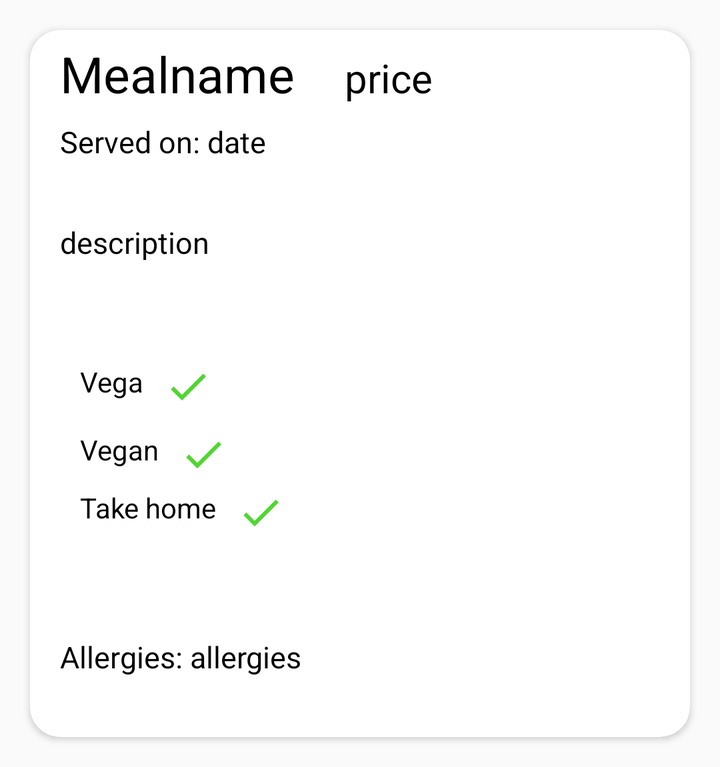
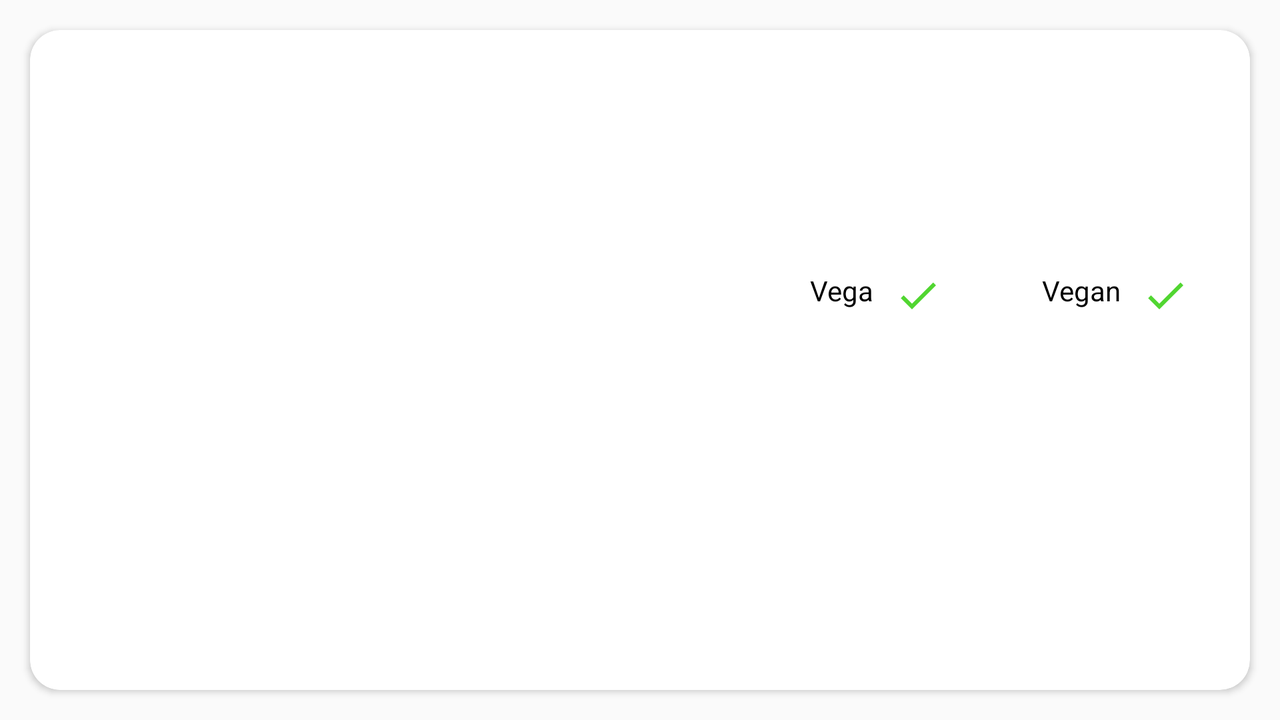

An Android layout and its configuration variant, each rendered on a device that would load it. The default file and the variant file are quoted in full after the pictures.
<!-- AndroidManifest.xml: application theme Theme.ShareAMeal -->
<!-- res/layout/meal_detail_page.xml -->
<?xml version="1.0" encoding="utf-8"?>
<androidx.cardview.widget.CardView xmlns:android="http://schemas.android.com/apk/res/android"
    xmlns:app="http://schemas.android.com/apk/res-auto"
    android:layout_width="match_parent"
    android:layout_height="wrap_content"
    android:layout_margin="15dp"
    android:backgroundTint="@color/white"
    app:cardCornerRadius="15dp">

    <LinearLayout
        android:layout_width="match_parent"
        android:layout_height="match_parent"
        android:orientation="vertical">

        <ImageView
            android:id="@+id/meal_image"
            android:layout_width="wrap_content"
            android:layout_height="wrap_content"
            android:adjustViewBounds="true" />

        <LinearLayout
            android:layout_width="match_parent"
            android:layout_height="match_parent"
            android:layout_marginStart="15dp"
            android:layout_marginTop="5dp"
            android:orientation="horizontal">

            <TextView
                android:id="@+id/meal_title"
                android:layout_width="wrap_content"
                android:layout_height="wrap_content"
                android:text="Mealname"
                android:textColor="@color/black"
                android:textSize="25sp" />

            <TextView
                android:id="@+id/meal_price"
                android:layout_width="wrap_content"
                android:layout_height="wrap_content"
                android:layout_marginStart="25dp"
                android:text="price"
                android:textColor="@color/black"
                android:textSize="20sp" />

        </LinearLayout>

        <TextView
            android:id="@+id/meal_date"
            android:layout_width="match_parent"
            android:layout_height="wrap_content"
            android:layout_marginStart="15dp"
            android:layout_marginTop="7dp"
            android:text="Served on: date"
            android:textColor="@color/black"
            android:textSize="15sp" />

        <TextView
            android:id="@+id/meal_description"
            android:layout_width="match_parent"
            android:layout_height="wrap_content"
            android:layout_marginStart="15dp"
            android:layout_marginTop="30dp"
            android:text="description"
            android:textColor="@color/black"
            android:textSize="15sp" />

        <LinearLayout
            android:layout_width="match_parent"
            android:layout_height="match_parent"
            android:layout_marginStart="25dp"
            android:layout_marginTop="50dp"
            android:orientation="horizontal">

            <TextView
                android:id="@+id/meal_is_vega"
                android:layout_width="wrap_content"
                android:layout_height="wrap_content"
                android:text="Vega"
                android:textColor="@color/black"
                android:textSize="14dp" />

            <ImageView
                android:id="@+id/check_vega"
                android:layout_width="wrap_content"
                android:layout_height="wrap_content"
                android:layout_marginStart="10dp"
                app:srcCompat="@drawable/ic_baseline_check_24" />

        </LinearLayout>

        <LinearLayout
            android:layout_width="match_parent"
            android:layout_height="match_parent"
            android:layout_marginStart="25dp"
            android:layout_marginTop="10dp"
            android:orientation="horizontal">

            <TextView
                android:id="@+id/meal_is_vegan"
                android:layout_width="wrap_content"
                android:layout_height="wrap_content"
                android:text="Vegan"
                android:textColor="@color/black"
                android:textSize="14dp" />

            <ImageView
                android:id="@+id/check_vegan"
                android:layout_width="wrap_content"
                android:layout_height="wrap_content"
                android:layout_marginStart="10dp"
                app:srcCompat="@drawable/ic_baseline_check_24" />

        </LinearLayout>

        <LinearLayout
            android:layout_width="match_parent"
            android:layout_height="match_parent"
            android:layout_marginStart="25dp"
            android:layout_marginTop="5dp"
            android:orientation="horizontal">

            <TextView
                android:id="@+id/meal_is_to_take_home"
                android:layout_width="wrap_content"
                android:layout_height="wrap_content"
                android:text="Take home"
                android:textColor="@color/black"
                android:textSize="14dp" />

            <ImageView
                android:id="@+id/check_take_home"
                android:layout_width="wrap_content"
                android:layout_height="wrap_content"
                android:layout_marginStart="10dp"
                app:srcCompat="@drawable/ic_baseline_check_24" />

        </LinearLayout>

        <TextView
            android:id="@+id/meal_allergies"
            android:layout_width="match_parent"
            android:layout_height="wrap_content"
            android:layout_marginStart="15dp"
            android:layout_marginTop="50dp"
            android:layout_marginBottom="30dp"
            android:text="Allergies: allergies"
            android:textColor="@color/black"
            android:textSize="15sp"
            app:layout_constraintEnd_toEndOf="parent"
            app:layout_constraintStart_toStartOf="parent"
            app:layout_constraintTop_toBottomOf="@+id/meal_date" />

    </LinearLayout>

</androidx.cardview.widget.CardView>
<!-- resources referenced by this layout -->
<resources>
  <color name="black">#FF000000</color>
  <color name="white">#FFFFFFFF</color>
  <!-- drawable ic_baseline_check_24 (drawable) -->
  <vector android:height="24dp" android:tint="#51D631"
      android:viewportHeight="24" android:viewportWidth="24"
      android:width="24dp" xmlns:android="http://schemas.android.com/apk/res/android">
      <path android:fillColor="@android:color/white" android:pathData="M9,16.17L4.83,12l-1.42,1.41L9,19 21,7l-1.41,-1.41z"/>
  </vector>
  <style name="Theme.ShareAMeal" parent="Theme.AppCompat.DayNight.DarkActionBar">
          
          <item name="colorPrimary">@color/light_blue</item>
          <item name="colorPrimaryVariant">@color/light_blue</item>
          <item name="colorOnPrimary">@color/white</item>
          
          <item name="android:statusBarColor" tools:targetApi="l">?attr/colorPrimaryVariant</item>
          
      </style>
  <color name="light_blue">#5DADE2</color>
</resources>
<!-- res/layout-land/meal_detail_page.xml (the repository's variant of the layout above) -->
<!-- drawn on the phone turned sideways -->
<?xml version="1.0" encoding="utf-8"?>
<androidx.cardview.widget.CardView xmlns:android="http://schemas.android.com/apk/res/android"
    xmlns:app="http://schemas.android.com/apk/res-auto"
    android:layout_width="match_parent"
    android:layout_height="wrap_content"
    android:layout_margin="15dp"
    android:background="@color/cardsBackgroundColor"
    app:cardCornerRadius="15dp">

    <LinearLayout
        android:layout_width="match_parent"
        android:layout_height="match_parent"
        android:layout_marginBottom="30dp"
        android:orientation="horizontal">

        <LinearLayout
            android:layout_width="350dp"
            android:layout_height="wrap_content"
            android:orientation="vertical">

            <ImageView
                android:id="@+id/meal_image"
                android:layout_width="wrap_content"
                android:layout_height="wrap_content"
                android:maxHeight="225dp"
                android:adjustViewBounds="true"
                android:src="@drawable/no_image" />

            <LinearLayout
                android:layout_width="match_parent"
                android:layout_height="match_parent"
                android:layout_marginStart="15dp"
                android:layout_marginTop="25dp"
                android:orientation="horizontal">

                <TextView
                    android:id="@+id/meal_title"
                    android:layout_width="wrap_content"
                    android:layout_height="wrap_content"
                    android:textColor="@color/textColor"
                    android:textSize="22sp" />

                <TextView
                    android:id="@+id/meal_price"
                    android:layout_width="wrap_content"
                    android:layout_height="wrap_content"
                    android:layout_marginStart="25dp"
                    android:textColor="@color/textColor"
                    android:textSize="20sp" />

            </LinearLayout>

        </LinearLayout>

        <LinearLayout
            android:layout_width="wrap_content"
            android:layout_height="wrap_content"
            android:layout_marginStart="40dp"
            android:orientation="vertical">

            <TextView
                android:id="@+id/meal_description"
                android:layout_width="match_parent"
                android:layout_height="wrap_content"
                android:layout_marginTop="30dp"
                android:textColor="@color/textColor"
                android:textSize="15sp" />

            <TextView
                android:id="@+id/meal_date"
                android:layout_width="match_parent"
                android:layout_height="wrap_content"
                android:layout_marginTop="20dp"
                android:textColor="@color/textColor"
                android:textSize="15sp" />

            <LinearLayout
                android:layout_width="match_parent"
                android:layout_height="match_parent"
                android:layout_marginTop="30dp"
                android:orientation="horizontal">

                <TextView
                    android:id="@+id/meal_is_vega"
                    android:layout_width="wrap_content"
                    android:layout_height="wrap_content"
                    android:text="@string/vega_text"
                    android:textColor="@color/textColor"
                    android:textSize="14sp" />

                <ImageView
                    android:id="@+id/check_vega"
                    android:layout_width="wrap_content"
                    android:layout_height="wrap_content"
                    android:layout_marginStart="10dp"
                    app:srcCompat="@drawable/ic_baseline_check_24" />

                <TextView
                    android:id="@+id/meal_is_vegan"
                    android:layout_width="wrap_content"
                    android:layout_height="wrap_content"
                    android:layout_marginStart="50dp"
                    android:text="@string/vegan_text"
                    android:textColor="@color/textColor"
                    android:textSize="14sp" />

                <ImageView
                    android:id="@+id/check_vegan"
                    android:layout_width="wrap_content"
                    android:layout_height="wrap_content"
                    android:layout_marginStart="10dp"
                    app:srcCompat="@drawable/ic_baseline_check_24" />

                <TextView
                    android:id="@+id/meal_is_to_take_home"
                    android:layout_width="wrap_content"
                    android:layout_height="wrap_content"
                    android:layout_marginStart="50dp"
                    android:text="@string/take_home_text"
                    android:textColor="@color/textColor"
                    android:textSize="14sp" />

                <ImageView
                    android:id="@+id/check_take_home"
                    android:layout_width="wrap_content"
                    android:layout_height="wrap_content"
                    android:layout_marginStart="10dp"
                    app:srcCompat="@drawable/ic_baseline_check_24" />

            </LinearLayout>

            <TextView
                android:id="@+id/meal_max_amount_of_participants"
                android:layout_width="match_parent"
                android:layout_height="wrap_content"
                android:layout_marginTop="35dp"
                android:textColor="@color/textColor"
                android:textSize="15sp"
                app:layout_constraintEnd_toEndOf="parent"
                app:layout_constraintStart_toStartOf="parent"
                app:layout_constraintTop_toBottomOf="@+id/meal_date" />

            <TextView
                android:id="@+id/meal_allergies"
                android:layout_width="match_parent"
                android:layout_height="wrap_content"
                android:layout_marginTop="20dp"
                android:textColor="@color/textColor"
                android:textSize="15sp"
                app:layout_constraintEnd_toEndOf="parent"
                app:layout_constraintStart_toStartOf="parent"
                app:layout_constraintTop_toBottomOf="@+id/meal_date" />

        </LinearLayout>

    </LinearLayout>

</androidx.cardview.widget.CardView>
<!-- resources referenced by the variant -->
<!-- as the phone turned sideways resolves them -->
<resources>
  <color name="cardsBackgroundColor">#FFFFFF</color>
  <color name="textColor">#FF000000</color>
  <!-- drawable ic_baseline_check_24 (drawable) -->
  <vector android:height="24dp" android:tint="#51D631"
      android:viewportHeight="24" android:viewportWidth="24"
      android:width="24dp" xmlns:android="http://schemas.android.com/apk/res/android">
      <path android:fillColor="@android:color/white" android:pathData="M9,16.17L4.83,12l-1.42,1.41L9,19 21,7l-1.41,-1.41z"/>
  </vector>
  <string name="take_home_text">Take home</string>
  <string name="vega_text">Vega</string>
  <string name="vegan_text">Vegan</string>
  <style name="Theme.ShareAMeal" parent="Theme.AppCompat.DayNight.DarkActionBar">
          
          <item name="colorPrimary">@color/light_blue</item>
          <item name="colorPrimaryVariant">@color/light_blue</item>
          <item name="colorOnPrimary">@color/white</item>
          
          <item name="android:statusBarColor" tools:targetApi="l">?attr/colorPrimaryVariant</item>
          
      </style>
  <color name="light_blue">#5DADE2</color>
  <color name="white">#FFFFFFFF</color>
</resources>
